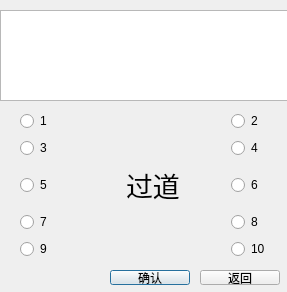
<?xml version="1.0" encoding="UTF-8"?>
<ui version="4.0">
 <class>chooseseat</class>
 <widget class="QDialog" name="chooseseat">
  <property name="geometry">
   <rect>
    <x>0</x>
    <y>0</y>
    <width>287</width>
    <height>292</height>
   </rect>
  </property>
  <property name="windowTitle">
   <string>选择座位</string>
  </property>
  <widget class="QPushButton" name="confirm">
   <property name="geometry">
    <rect>
     <x>110</x>
     <y>270</y>
     <width>80</width>
     <height>15</height>
    </rect>
   </property>
   <property name="text">
    <string>确认</string>
   </property>
  </widget>
  <widget class="QPushButton" name="back">
   <property name="geometry">
    <rect>
     <x>200</x>
     <y>270</y>
     <width>80</width>
     <height>15</height>
    </rect>
   </property>
   <property name="text">
    <string>返回</string>
   </property>
  </widget>
  <widget class="QTextEdit" name="textEdit">
   <property name="geometry">
    <rect>
     <x>0</x>
     <y>10</y>
     <width>291</width>
     <height>91</height>
    </rect>
   </property>
   <property name="font">
    <font>
     <family>Arial</family>
     <pointsize>14</pointsize>
    </font>
   </property>
  </widget>
  <widget class="QWidget" name="gridLayoutWidget">
   <property name="geometry">
    <rect>
     <x>20</x>
     <y>110</y>
     <width>311</width>
     <height>151</height>
    </rect>
   </property>
   <layout class="QGridLayout" name="gridLayout">
    <item row="2" column="0">
     <widget class="QRadioButton" name="s5">
      <property name="text">
       <string>5</string>
      </property>
     </widget>
    </item>
    <item row="3" column="0">
     <widget class="QRadioButton" name="s7">
      <property name="text">
       <string>7</string>
      </property>
     </widget>
    </item>
    <item row="3" column="2">
     <widget class="QRadioButton" name="s8">
      <property name="text">
       <string>8</string>
      </property>
     </widget>
    </item>
    <item row="4" column="2">
     <widget class="QRadioButton" name="s10">
      <property name="text">
       <string>10</string>
      </property>
     </widget>
    </item>
    <item row="4" column="0">
     <widget class="QRadioButton" name="s9">
      <property name="text">
       <string>9</string>
      </property>
     </widget>
    </item>
    <item row="0" column="0">
     <widget class="QRadioButton" name="s1">
      <property name="text">
       <string>1</string>
      </property>
     </widget>
    </item>
    <item row="0" column="2">
     <widget class="QRadioButton" name="s2">
      <property name="text">
       <string>2</string>
      </property>
     </widget>
    </item>
    <item row="1" column="2">
     <widget class="QRadioButton" name="s4">
      <property name="text">
       <string>4</string>
      </property>
     </widget>
    </item>
    <item row="2" column="2">
     <widget class="QRadioButton" name="s6">
      <property name="text">
       <string>6</string>
      </property>
     </widget>
    </item>
    <item row="1" column="0">
     <widget class="QRadioButton" name="s3">
      <property name="text">
       <string>3</string>
      </property>
     </widget>
    </item>
    <item row="2" column="1">
     <widget class="QLabel" name="label">
      <property name="font">
       <font>
        <family>Arial</family>
        <pointsize>20</pointsize>
       </font>
      </property>
      <property name="text">
       <string>过道</string>
      </property>
     </widget>
    </item>
   </layout>
  </widget>
 </widget>
 <resources/>
 <connections/>
</ui>
